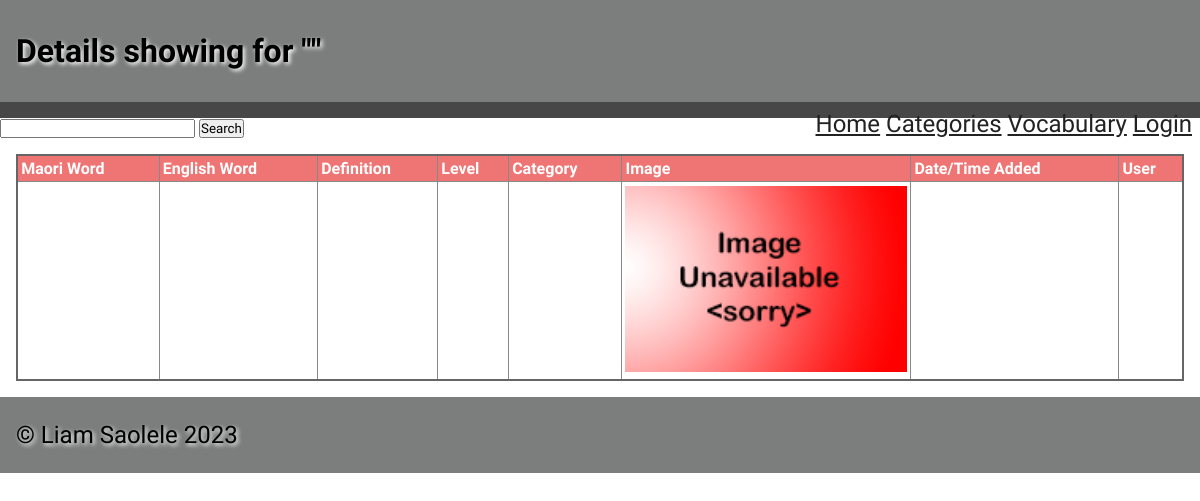
/singleword/304, run on an earlier commit of the app's database.
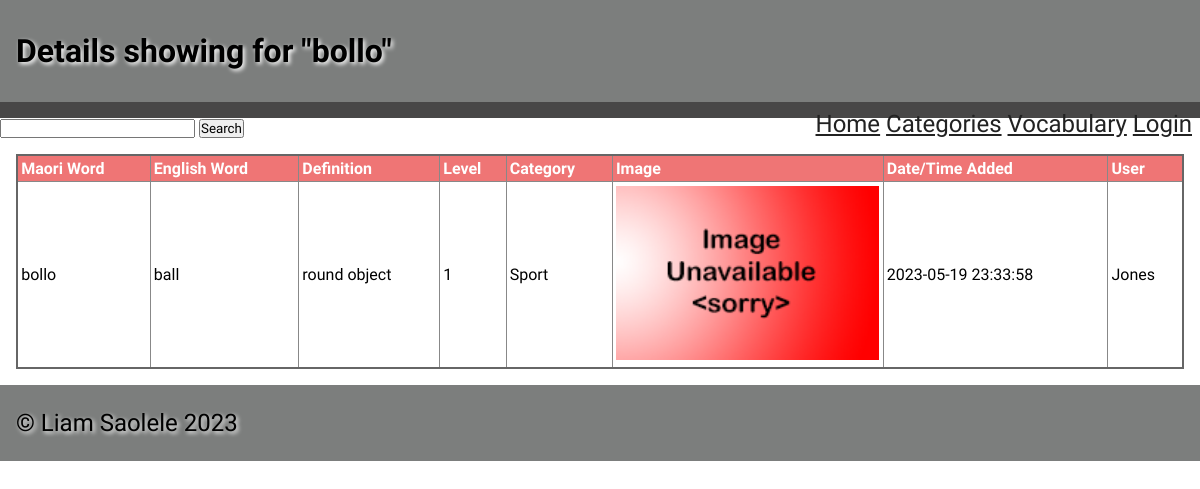
And on a later commit of the database.
### tables this page shows
CREATE TABLE "words_list"
(
    ID            integer
        constraint words_list_pk
            primary key autoincrement,
    Maori         varchar(30)  not null,
    English       varchar(30)  not null,
    Definition    varchar(500) not null,
    Level         integer      not null,
    cat_id        integer,
    category      varchar(30),
    image         varchar(30),
    entrydate     varchar(30),
    user_input_id varchar(30)
);

### app.py (the view)
@app.route('/singleword/<ID>')
def render_singe_word(ID):
    con = open_database(DATABASE)
    query = "SELECT * FROM words_list WHERE ID = ?"
    cur = con.cursor()
    cur.execute(query, (ID, ))
    single_word = cur.fetchone()
    con.close()
    print(single_word)
    return render_template('singleword.html', words=single_word, logged_in=is_logged_in(), teacher=is_teacher())

### app.py (called while the page is built)
def open_database(db_file):     # function to connect to database
    try:
        connection = sqlite3.connect(db_file)
        return connection
    except Error as e:
        print(e)
    return None

def is_logged_in():     # shows if or if not logged in
    if session.get("email") is None:
        print("not Logged in")
        return False
    else:
        print("Logged in")
        return True

def is_teacher():
    if session.get('teacher') == True:
        print("i am teacher")
        return True
    else:
        print("not teacher")
        return False

### templates/singleword.html
{% extends 'base.html' %}
{% block pageheading %}
Details showing for "{{ words[1] }}"
{% endblock %}
{% block main %}
    <table>
        <tr>
            <th>Maori Word</th>
            <th>English Word</th>
            <th>Definition</th>
            <th>Level</th>
            <th>Category</th>
            <th>Image</th>
            <th>Date/Time Added</th>
            <th>User</th>
        </tr>
        <tr>
            <td>{{ words[1] }}</td>
            <td>{{ words[2] }}</td>
            <td>{{ words[3] }}</td>
            <td>{{ words[4] }}</td>
            <td>{{ words[6] }}</td>
            {% if words[7] %}
            <td><img src="/static/images/{{ words[7] }}" alt="image not available" width></td>
            {% else %}
            <td><img src="/static/images/noimage.png" alt="image not available"></td>
            {% endif %}
            <td>{{ words[8] }}</td>
            <td>{{ words[9] }}</td>
        </tr>
    </table>
{% endblock %}

What changed in the data, as far as the page shows it:
added words_list: Maori "bollo", English "ball", Definition "round object", Level "1", category "Sport", entrydate "2023-05-19 23:33:58", user_input "Jones"
